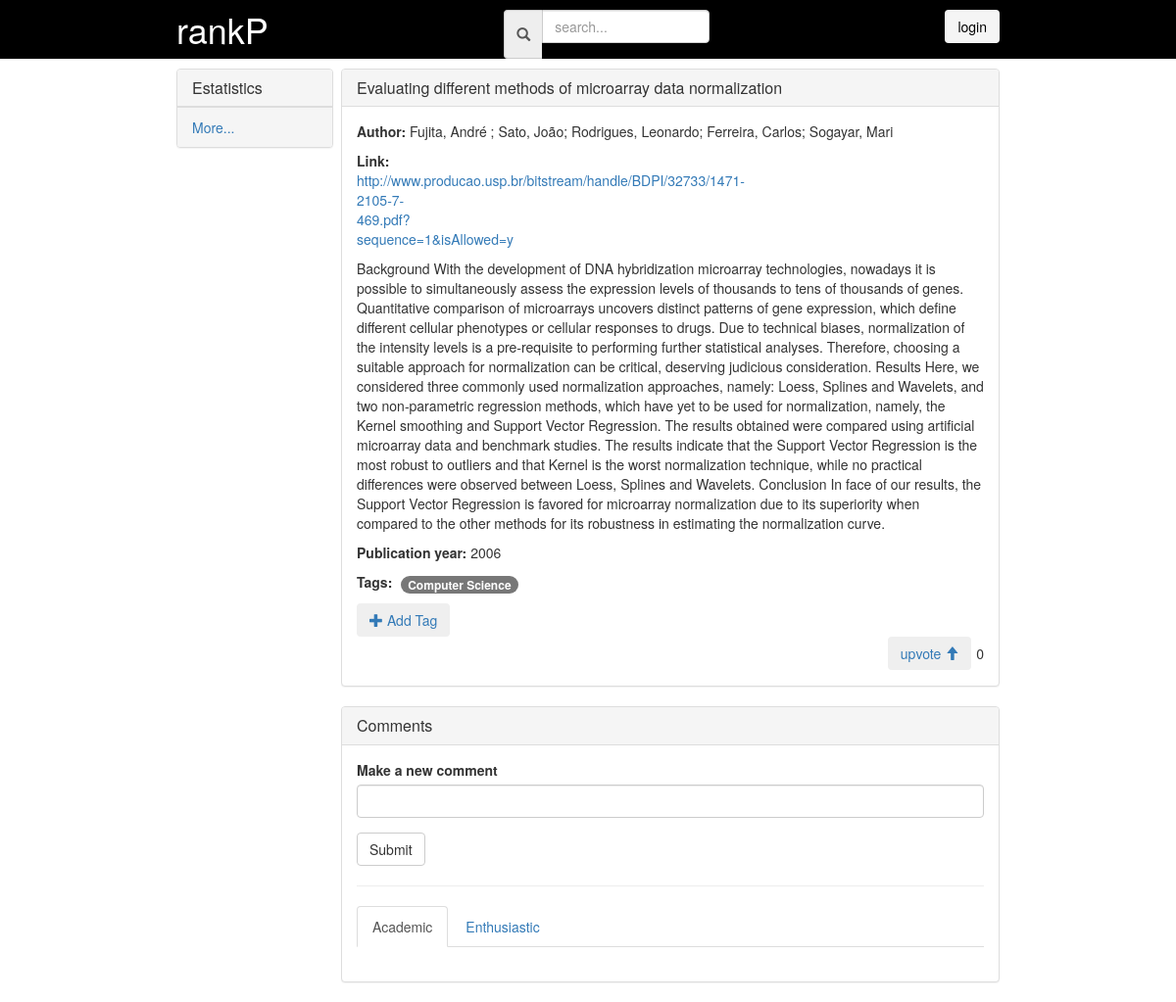
Page /catalog/1/5 on the committed database.
### database_setup.py (models this page shows, shortened)
class Item(Base):
	__tablename__ = 'items'
	id = Column(Integer, primary_key=True)
	name = Column(String(250), nullable=False)
	description = Column(String(250))
	categorie_id = Column(Integer, ForeignKey('categories.id'))
	categorie = relationship(Categories)
	user_id = Column(Integer, ForeignKey('users.id'))
	user = relationship(Users)
	author = Column(String(250))
	pub_year = Column(Integer)
	ptype = Column(Integer)
	link = Column(String(250))
	hot_score = Column(Float)
	date = Column(Integer)

class TagsItems(Base):
	__tablename__ = 'tagsitems'
	id = Column(Integer, primary_key=True)
	item_id = Column(Integer, ForeignKey('items.id'))
	item = relationship(Item)
	categorie_id = Column(Integer, ForeignKey('categories.id'))
	categorie = relationship(Categories)
	tags_id = Column(Integer, ForeignKey('tags.id'))
	tag = relationship(Tags)

class Tags(Base):
	__tablename__ = 'tags'
	id = Column(Integer, primary_key=True)
	name = Column(String(250), nullable=False)

### project.py (the view)
@app.route('/catalog/<int:categorie_id>/<int:item_id>', methods=['GET', 'POST'])
def Items(categorie_id, item_id):
	categories = session.query(Categories).all()
	item = session.query(Item).filter_by(id = item_id).one()
	upvotes = session.query(Upvotes).filter_by(item_id = item_id).all()
	nUpvotes = len(upvotes)
	tags = session.query(TagsItems).filter_by(item_id = item_id).all()
	comments = session.query(Comments).filter_by(item_id = item_id).all()
	return render_template('itempage.html', categories = categories, item = item, login_session = login_session, upvotes = nUpvotes, tags = tags, item_id = item_id, categorie_id = categorie_id, comments = comments)

### templates/itempage.html (shortened to what this page needs)
{% extends "base.html" %}
{% block main %}
	<div class="categories-ls">
		<div class="panel panel-default">
			<div class="panel-heading">
				<h3 class="panel-title">Estatistics</h3>
			</div>
			<div class="panel-footer"><a href="#">More...</a></div>
		</div>
	</div>
	<div class="items-ls">
		<div class="panel panel-default	">
			<div class="panel-heading panel-heading-btn">
		    	<h3 class="panel-title">{{ item.name }}</h3>
		  	</div>
		  	<div class="panel-body">
				<div class="media-body">
    				<p><b>Author:</b> {{ item.author }}</p>
    				<p style="max-width: 80px;"><b>Link:</b> <a href="{{ item.link }}">{{ item.link }}</a></p>
    				<div><p>{{ item.description }}</p></div>
    				<p><b>Publication year:</b> {{ item.pub_year }}</p>
    				<p><b>Tags: </b>{% for t in tags %}<span class="badge" style="margin-left: 5px; margin-right: 5px;">{{ t.tag.name }}</span>{% endfor %}</p> <a href="{{ url_for('AddTag', item_id = item_id, categorie_id = categorie_id) }}"><button class="btn"><span class="glyphicon glyphicon-plus" aria-hidden="true"></span> Add Tag</button></a>
  				</div>
				<div class="item-footer">
						<a href="{{ url_for('Up', categorie_id = categorie_id, item_id = item_id) }}"><button type="submit" class="btn" style="margin-right: 5px;"> upvote <span class="glyphicon glyphicon-arrow-up" aria-hidden="true"></span> </button></a>
					<h5> {{ upvotes }}</h5>
				</div>
		  	</div>
		</div>
		<div class="panel panel-default	">
			<div class="panel-heading panel-heading-btn">
		    	<h3 class="panel-title">Comments</h3>
		  	</div>
		  	<div class="panel-body">
				<div class="media-body">
					<form method="POST" action="{{ url_for('AddComment', categorie_id = categorie_id, item_id = item_id) }}">
						<div class="form-group">
							<label>Make a new comment</label>
							<input class="form-control" rows="3" name="content"></input>
						</div>
						<button type="submit" class="btn btn-default">Submit</button>
					</form>
  				</div>
  				<hr>
  				<div>
				  <ul class="nav nav-tabs" role="tablist">
				    <li role="presentation" class="active"><a href="#home" aria-controls="home" role="tab" data-toggle="tab">Academic</a></li>
				    <li role="presentation"><a href="#profile" aria-controls="profile" role="tab" data-toggle="tab">Enthusiastic</a></li>
				  </ul>
				</div>
		  	</div>
		 </div>
	</div>
{% endblock %}

### static/style.css (style rules this page uses)
body { margin: 0; }
.categories-ls { width: 19%; min-width: 100px; }
.items-ls { padding-left: 0; width: 80%; }
.panel-heading-btn { display: flex; flex-wrap: wrap; justify-content: space-between; }
.item-footer { display: flex; flex-wrap: wrap; float: right; }

### rows in the picture
Item: name "Evaluating different methods of microarray data normalization", author "Fujita, André ; Sato, João; Rodrigues, Leonardo; Ferreira, Carlos; Sogayar, Mari", link "http://www.producao.usp.br/bitstream/handle/BDPI/32733/1471-2105-7-469.pdf?sequence=1&isAllowed=y", description "Background With the development of DNA hybridization microarray technologies, nowadays it is possible to simultaneously assess the expression levels of thousands to tens of thousands of genes. Quantitative comparison of microarrays uncovers distinct patterns of gene expression, which define different cellular phenotypes or cellular responses to drugs. Due to technical biases, normalization of the intensity levels is a pre-requisite to performing further statistical analyses. Therefore, choosing a suitable approach for normalization can be critical, deserving judicious consideration. Results Here, we considered three commonly used normalization approaches, namely: Loess, Splines and…", pub_year "2006"
TagsItems: tag.name "Computer Science"

### other values in the picture
{{ upvotes }} "0"
